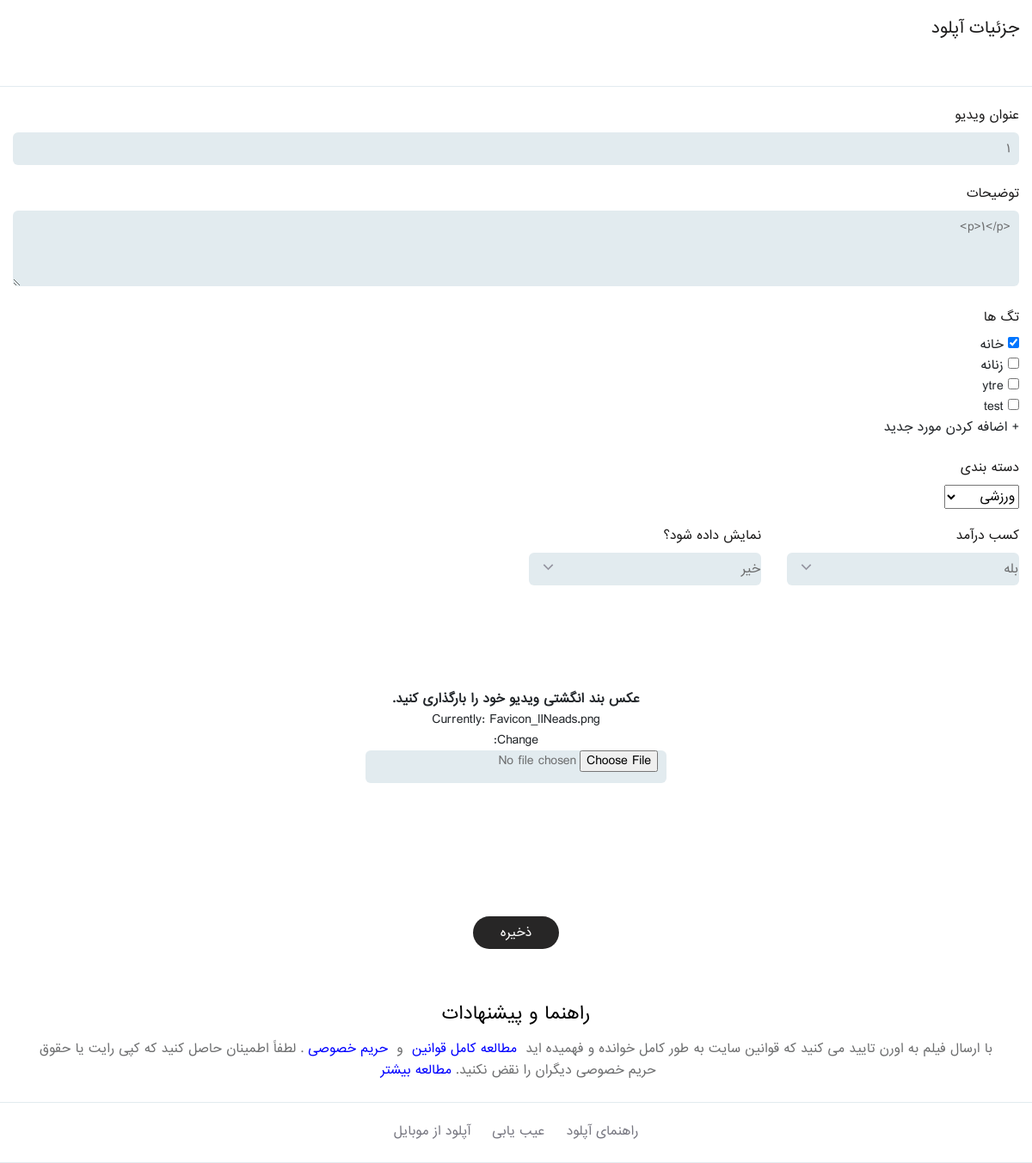
The page /upload_edit/1/ on the database as committed earlier.
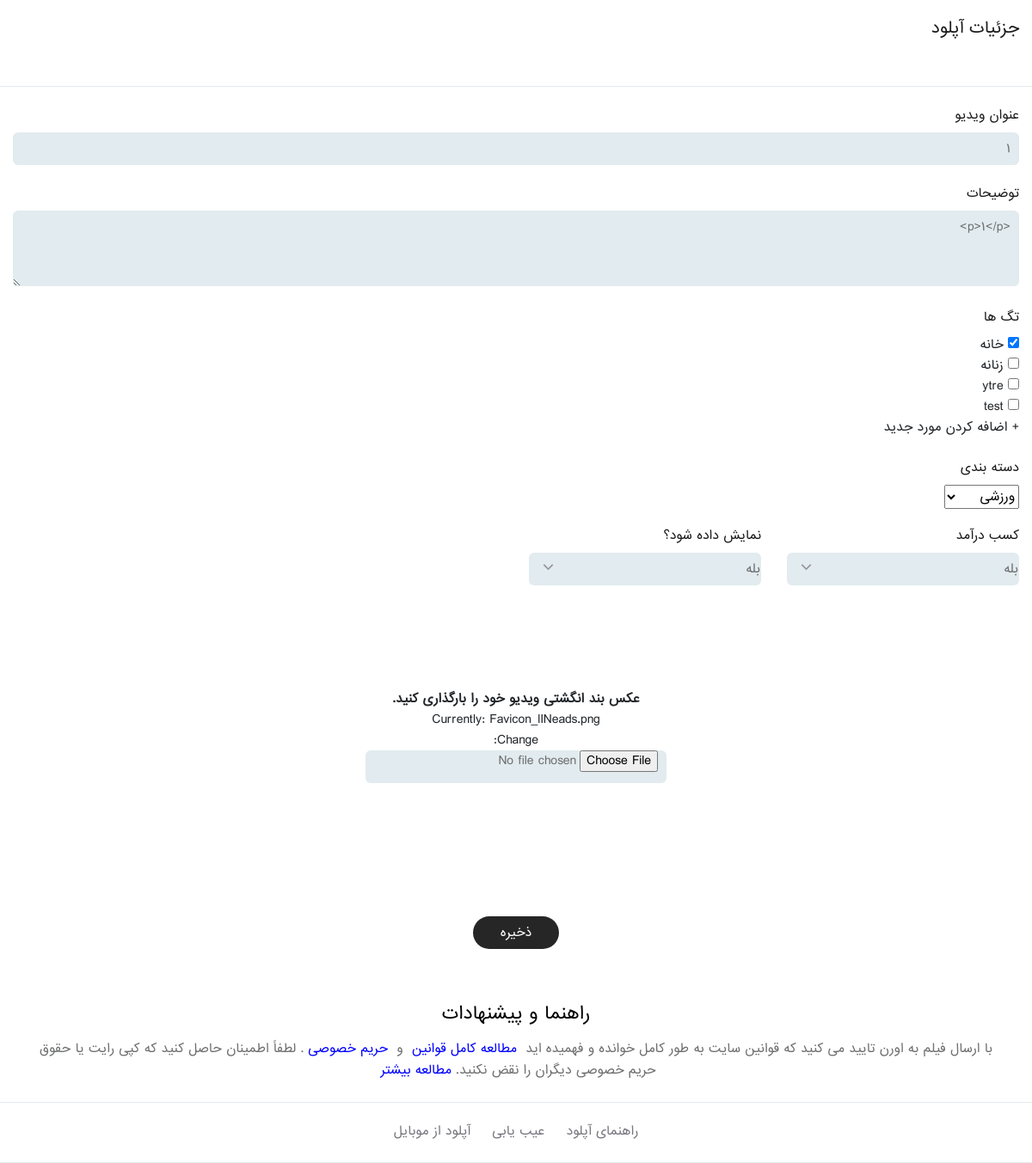
The same page on the database as committed later.
### youtube/models.py (models this page shows, shortened)
class Video(models.Model,HitCountMixin):
    youtuber = models.ForeignKey('account.Profile',on_delete=models.CASCADE)
    title = models.CharField(max_length=255)
    description = RichTextUploadingField()
    category = models.ForeignKey('Category',on_delete=models.PROTECT,null=True)
    video = models.FileField()
    video_time = models.CharField(max_length=15,null=True,blank=True)
    thumbnail = models.ImageField()
    monetize = models.BooleanField(default=True)
    tags = models.ManyToManyField('VideoTag')
    like = models.ManyToManyField('account.Profile',related_name='like')
    hit_count_generic = GenericRelation(HitCount, object_id_field='object_pk',related_query_name='hit_count_generic_relation')
    published = models.BooleanField(default=False)
    show = models.BooleanField(default=True)
    created = models.DateTimeField(auto_now_add=True)
    updated = models.DateTimeField(auto_now=True)
    objects = VideoManager()

### youtube/views.py (the view)
# urls.py: path('upload_edit/<id>/',views.upload_edit,name='upload_edit'),
def upload_edit(request,id):
    video = Video.objects.get(id=id)
    if request.method == 'POST':
        form = VideoEditForm(request.POST,request.FILES,instance=video)
        if form.is_valid():
            video = form.save()
            video.save()
            messages.success(request,'ویدیو شما با موفقیت ادیت شد.')
        else:
            print(form.errors)
            messages.error(request,'.لطفا همه فیلد رو با دقت کامل کنید')
    else:
        form = VideoEditForm(instance=video)
    context = {
        'form' : form,
        'video' : video,
    }
    return render(request,'upload_edit.html',context)

### youtube/forms.py
class VideoEditForm(forms.ModelForm):
    class Meta:
        model = Video
        fields = ['title','description','thumbnail','monetize','tags','category','published']
    tags = forms.ModelMultipleChoiceField(
        queryset=VideoTag.objects.all(),
        widget=forms.CheckboxSelectMultiple(attrs={'style':'width : unset ; height : unset'})
    )

### youtube/models.py (called while the page is built)
    def __str__(self):
        return self.name

    def __str__(self):
        return self.name

### templates/upload_edit.html (shortened to what this page needs)
{% extends 'base.html' %}
{% load static %}
{% block body %}
<section class="upload-detail">
	<div class="container">
		<h3>جزئیات آپلود</h3>
	</div>
</section>
<section class="vid-title-sec">
	<div class="container">
		<form method='post' enctype="multipart/form-data">
			<div class="vid-title">
				<h2 class="title-hd">عنوان ویدیو </h2>
				<div class="form_field">
					{{form.title}}
				</div>
			</div>
			<div class="abt-vidz-pr">
				<h2 class="title-hd"> توضیحات </h2>
				<div class="form_field">
					{{form.description|safe}}
				</div>
			</div>
			<div class="cls-vidz">
				<div class="row">
					<div class="col-lg-9 col-md-9 col-sm-8 col-12">
						<h2 class="title-hd">تگ ها</h2>
						<div class="form_field pr">
							{{form.tags}}
						</div>
						<a href="#" id='add-tag' >
							+ اضافه کردن مورد جدید
						</a>
					</div>
				</div>
			</div>
			<br>
			<div class="cls-vidz">
				<div class="row">
					<div class="col-lg-9 col-md-9 col-sm-8 col-12">
						<h2 class="title-hd">دسته بندی</h2>
						<div class="form_field pr">
							{{form.category}}
						</div>
					</div>
				</div>
			</div>
			<div class="abt-tags">
				<div class="row">
					<div class="col-lg-3 col-md-3 col-sm-6 col-12">
						<div class="option">
							<h2 class="title-hd">کسب درآمد </h2>
							<div class="form_field">
								<select name='monetize'>
									<option value='on'{% if video.monetize %}selected{% endif %}>بله</option>
								</select>
								<a href="javascript:void(0)" title="" class="arw_vz">
									<svg width="24" height="26" viewBox="0 0 24 26" fill="none" xmlns="http://www.w3.org/2000/svg">
										<path fill-rule="evenodd" clip-rule="evenodd" d="M19.9394 7.51447L22.0607 9.63579L12 19.6964L1.93936 9.63579L4.06068 7.51447L12 15.4538L19.9394 7.51447Z" fill="#9494A0"></path>
									</svg>
								</a>
							</div>
						</div>
					</div>
					<div class="col-lg-3 col-md-3 col-sm-4 col-12">
						<div class="option">
							<h2 class="title-hd">نمایش داده شود؟</h2>
							<div class="form_field">
								<select name='published'>
									<option value='' {% if not video.published %}selected{% endif %}>خیر</option>
									<option value='on' {% if video.published %}selected{% endif %}>بله</option>
								</select>
								<a href="javascript:void(0)" title="" class="arw_vz">
									<svg width="24" height="26" viewBox="0 0 24 26" fill="none" xmlns="http://www.w3.org/2000/svg">
										<path fill-rule="evenodd" clip-rule="evenodd" d="M19.9394 7.51447L22.0607 9.63579L12 19.6964L1.93936 9.63579L4.06068 7.51447L12 15.4538L19.9394 7.51447Z" fill="#9494A0"></path>
									</svg>
								</a>
							</div>
						</div>
					</div>
				</div>
			</div>
			<div class="category">
				<div class="category-typ">
					<div class="video-file">
						<h3>عکس بند انگشتی ویدیو خود را بارگذاری کنید.</h3>
						{{form.thumbnail}}
					</div>
					<div class="btn-sbmit">
						<button type="submit" > ذخیره</button>
					</div>
				</div>
			</div>
		</form>
	</div>
</section>
<section class="suggestions">
	<div class="container">
		<div class="sgst_content">
			<h3>راهنما و پیشنهادات</h3>
			<p>با ارسال فیلم به اورن تایید می کنید که قوانین سایت به طور کامل خوانده و فهمیده اید <a href="#" title=""> مطالعه کامل قوانین </a> و <a href="#" title=""> حریم خصوصی </a>. لطفاً اطمینان حاصل کنید که کپی رایت یا حقوق حریم خصوصی دیگران را نقض نکنید.<a href="#"> مطالعه بیشتر</a></p>
		</div>
	</div>
</section>
<div class="abt-vidz">
	<ul>
		<li>
			<a href="#">راهنمای آپلود </a>
		</li>
		<li>
			<a href="#">عیب یابی </a>
		</li>
		<li>
			<a href="#">آپلود از موبایل </a>
		</li>
	</ul>
</div>
{% endblock body %}

Rows that differ between the two databases and show on the page:
changed Video "ورزشی": published "خیر" → "بله"
